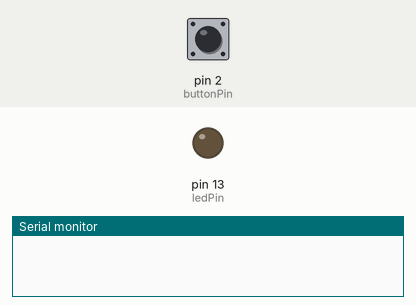
A sketch run on a simulated Arduino Uno, built with avr-gcc and run on an emulated ATmega328P. On the bench: output pins drawn as LEDs (lit = HIGH), the last lines printed to the serial monitor. Inputs (shaded band) come from the test bench; at power-on: pin 2 (buttonPin) HIGH.

Above: at 1.2 s.
1.3 s: pin 2 (buttonPin) pulled LOW for 0.15 s
At 2.4 s:
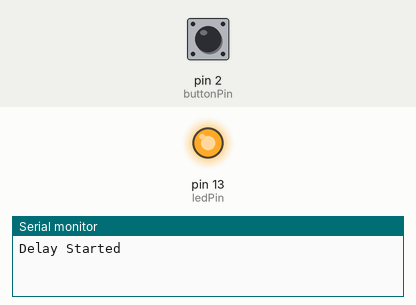
Timing chart, 0 to 4.3 s (numbered marks = the images above; inputs shaded):
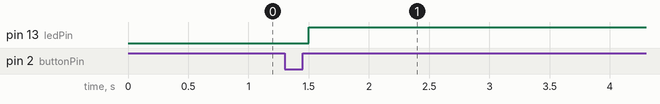

Measured:
- after the input at 1.3 s, pin 13 (ledPin): LOW → HIGH after 0.20 s

The sketch:

leb-buitton_withdelay.ino
```cpp
// Define LED and switch connections
const byte ledPin = 13;
const byte buttonPin = 2;
// Boolean to represent toggle state
volatile bool toggleState = false;

void setup() {
  // Set LED pin as output
  pinMode(ledPin, OUTPUT);
  // Set switch pin as INPUT with pullup
  pinMode(buttonPin, INPUT_PULLUP);

  Serial.begin(9600);
}

void loop() {
 if (digitalRead(buttonPin) == LOW) {
    // Switch was pressed
    // Slight delay to debounce
    delay(200);
    // Change state of toggle
    toggleState = !toggleState;
    // Indicate state on LED
    digitalWrite(ledPin,toggleState);

    // Add a 5-second time delay
    // TO REPLACE OTHER WORK DONE BY THE MICROCONTROLLER
    Serial.println("Delay Started");
    delay(5000);
    Serial.println("Delay Finished");
    Serial.println("..............");
  }
}
```
